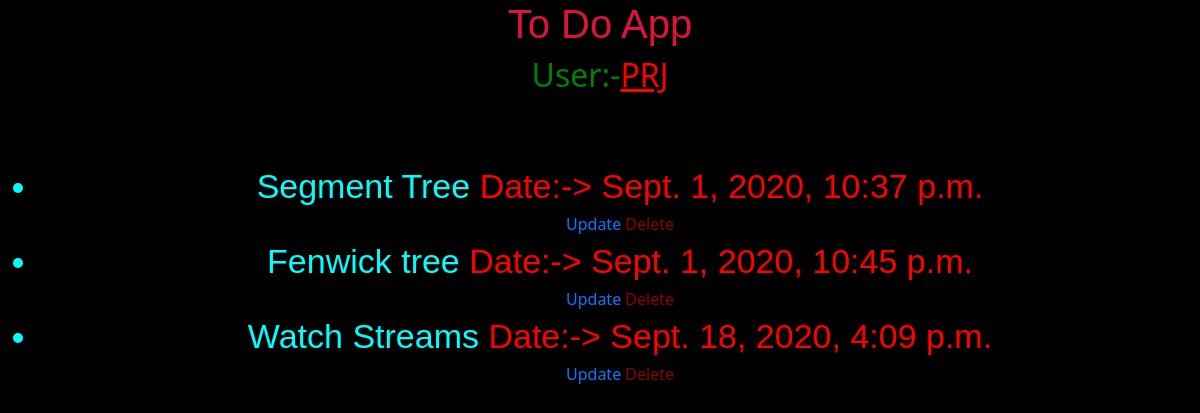
The app's page /tasks/ (signed in) with its own data.
### New/models.py (models this page shows, shortened)
class Todo(models.Model):
    text=models.CharField(max_length=1000)
    user=models.ForeignKey(User,on_delete=models.CASCADE)
    date=models.DateTimeField(default=datetime.datetime.now())

### New/views.py (the view)
# urls.py: path('tasks/',views.query,name="main-task"),
def query(req):
    if req.user.is_authenticated:
        G=req.user.todo_set.all()
        for i in G:
            print(i.text)
        F=datetime.datetime.now()
    else:
        G="NOt";
        F="Authorized";
    GG={
        "T":G,
        "K":F
    }
    return render(req,"New/query.html",GG);

### New/templates/New/query.html
 {% extends 'New/base.html' %}{% block content %} {% if user.is_authenticated %}
<h1 style="color:crimson;font: width 2;font-family:'Franklin Gothic Medium', 'Arial Narrow', Arial, sans-serif"> To Do App</h1>
<h2><span style="color:green"> User:-</span><u>{{user.username}}</u>
    <hr>
    <hr>
</h2>
<hr>
<ul> {% for i in T %} {% ifequal i.date K %}
    <li style="color:aqua;font-size:large;font-family:'Franklin Gothic Medium', 'Arial Narrow', Arial, sans-serif;font-size:34px">
        {{i.text}} <span style="color:green"> {{"Date:->"}} {{i.date}}</span></li>
    {% else %}
    <li style=" color:aqua;font-size:large;font-family: 'Franklin Gothic Medium', 'Arial Narrow', Arial, sans-serif;font-size:34px ">
        {{i.text}} <span style="color:red "> {{"Date:->"}} {{i.date}}</span></li>
    {% endifequal %}
    <a href="{% url 'update_task' i.id %}">Update</a>
    <a href="{% url 'delete_task' i.id %}" style="color:darkred">Delete</a>{% endfor %}{% else %} </ul>
<h1>
    <center> You need to login first</center>
</h1>{%endif%}{% endblock content %}

### records on screen
Todo: text "Segment Tree", value "Date:->", date "Sept. 1, 2020, 10:37 p.m."
Todo: text "Fenwick tree", value "Date:->", date "Sept. 1, 2020, 10:45 p.m."
Todo: text "Watch Streams", value "Date:->", date "Sept. 18, 2020, 4:09 p.m."

### other values on screen
{{ user.username }} "PRJ"
